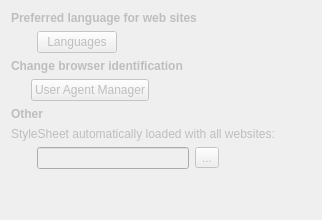
         <widget class="QWidget" name="otherPage">
          <property name="enabled">
           <bool>false</bool>
          </property>
          <layout class="QGridLayout" name="gridLayout_13">
           <item row="9" column="0" colspan="4">
            <widget class="QLabel" name="label_9">
             <property name="text">
              <string>&lt;b&gt;Other&lt;/b&gt;</string>
             </property>
            </widget>
           </item>
           <item row="10" column="0" colspan="4">
            <widget class="QLabel" name="label_15">
             <property name="text">
              <string>StyleSheet automatically loaded with all websites: </string>
             </property>
            </widget>
           </item>
           <item row="11" column="1">
            <widget class="QLineEdit" name="userStyleSheet"/>
           </item>
           <item row="11" column="2">
            <widget class="MacToolButton" name="chooseUserStylesheet">
             <property name="text">
              <string>...</string>
             </property>
            </widget>
           </item>
           <item row="5" column="1">
            <layout class="QHBoxLayout" name="horizontalLayout_8">
             <item>
              <widget class="QPushButton" name="preferredLanguages">
               <property name="text">
                <string>Languages</string>
               </property>
              </widget>
             </item>
             <item>
              <spacer name="horizontalSpacer_10">
               <property name="orientation">
                <enum>Qt::Horizontal</enum>
               </property>
               <property name="sizeHint" stdset="0">
                <size>
                 <width>40</width>
                 <height>20</height>
                </size>
               </property>
              </spacer>
             </item>
            </layout>
           </item>
           <item row="4" column="0" colspan="4">
            <widget class="QLabel" name="label_36">
             <property name="text">
              <string>&lt;b&gt;Preferred language for web sites&lt;/b&gt;</string>
             </property>
            </widget>
           </item>
           <item row="12" column="0">
            <spacer name="verticalSpacer_15">
             <property name="orientation">
              <enum>Qt::Vertical</enum>
             </property>
             <property name="sizeHint" stdset="0">
              <size>
               <width>20</width>
               <height>40</height>
              </size>
             </property>
            </spacer>
           </item>
           <item row="5" column="0">
            <spacer name="horizontalSpacer_24">
             <property name="orientation">
              <enum>Qt::Horizontal</enum>
             </property>
             <property name="sizeType">
              <enum>QSizePolicy::Fixed</enum>
             </property>
             <property name="sizeHint" stdset="0">
              <size>
               <width>20</width>
               <height>20</height>
              </size>
             </property>
            </spacer>
           </item>
           <item row="5" column="3">
            <spacer name="horizontalSpacer_6">
             <property name="orientation">
              <enum>Qt::Horizontal</enum>
             </property>
             <property name="sizeHint" stdset="0">
              <size>
               <width>40</width>
               <height>20</height>
              </size>
             </property>
            </spacer>
           </item>
           <item row="7" column="0" colspan="4">
            <widget class="QLabel" name="label_60">
             <property name="text">
              <string>&lt;b&gt;Change browser identification&lt;/b&gt;</string>
             </property>
            </widget>
           </item>
           <item row="8" column="0" colspan="2">
            <layout class="QHBoxLayout" name="horizontalLayout_17">
             <item>
              <spacer name="horizontalSpacer_26">
               <property name="orientation">
                <enum>Qt::Horizontal</enum>
               </property>
               <property name="sizeType">
                <enum>QSizePolicy::Fixed</enum>
               </property>
               <property name="sizeHint" stdset="0">
                <size>
                 <width>20</width>
                 <height>20</height>
                </size>
               </property>
              </spacer>
             </item>
             <item>
              <widget class="QPushButton" name="uaManager">
               <property name="text">
                <string>User Agent Manager</string>
               </property>
              </widget>
             </item>
             <item>
              <spacer name="horizontalSpacer_25">
               <property name="orientation">
                <enum>Qt::Horizontal</enum>
               </property>
               <property name="sizeHint" stdset="0">
                <size>
                 <width>40</width>
                 <height>20</height>
                </size>
               </property>
              </spacer>
             </item>
            </layout>
           </item>
          </layout>
         </widget>
